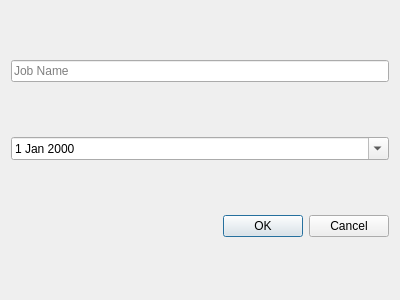
<?xml version="1.0" encoding="UTF-8"?>
<ui version="4.0">
 <class>CreateJobDialog</class>
 <widget class="QDialog" name="CreateJobDialog">
  <property name="geometry">
   <rect>
    <x>0</x>
    <y>0</y>
    <width>400</width>
    <height>300</height>
   </rect>
  </property>
  <property name="windowTitle">
   <string>Create Job</string>
  </property>
  <layout class="QVBoxLayout" name="verticalLayout">
   <item>
    <widget class="QLineEdit" name="jobNameLineEdit">
     <property name="placeholderText">
      <string>Job Name</string>
     </property>
    </widget>
   </item>
   <item>
    <widget class="QDateEdit" name="jobDateEdit">
     <property name="calendarPopup">
      <bool>true</bool>
     </property>
    </widget>
   </item>
   <item>
    <widget class="QDialogButtonBox" name="buttonBox">
     <property name="orientation">
      <enum>Qt::Horizontal</enum>
     </property>
     <property name="standardButtons">
      <set>QDialogButtonBox::Cancel|QDialogButtonBox::Ok</set>
     </property>
    </widget>
   </item>
  </layout>
 </widget>
 <resources/>
 <connections/>
</ui>
